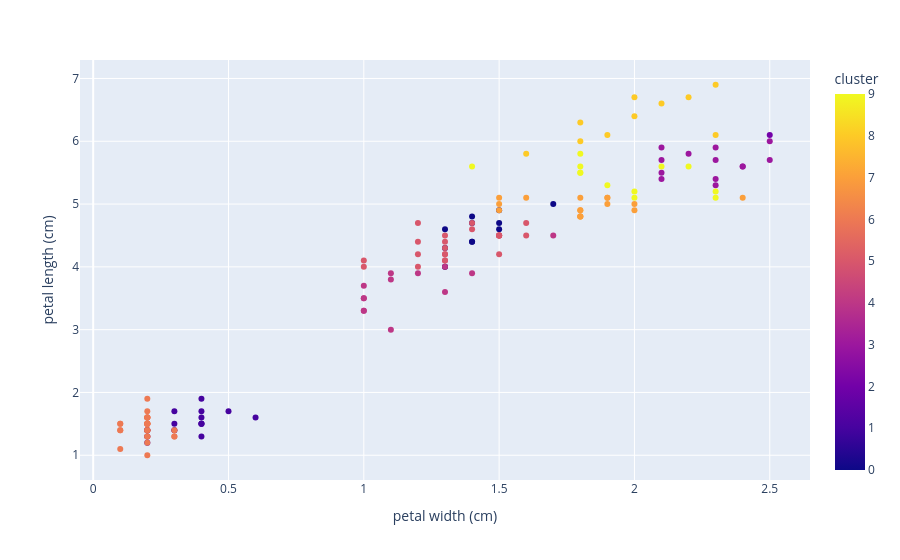

The notebook cell saved with this chart:
### Code cell
px.scatter(df_iris, x='petal width (cm)', y='petal length (cm)', color='cluster')

### Figure 1 — Plotly figure (JSON) as saved in the notebook; plotly's stock layout.template omitted (floating-point values rounded to 4 significant figures; data arrays with more than 128 entries replaced by an {"elided": "..."} marker saying what was removed)
{"data": [{"hovertemplate": "petal width (cm)=%{x}<br>petal length (cm)=%{y}<br>cluster=%{marker.color}<extra></extra>", "legendgroup": "", "marker": {"color": {"elided": "150 int values"}, "coloraxis": "coloraxis", "symbol": "circle"}, "mode": "markers", "name": "", "orientation": "v", "showlegend": false, "type": "scatter", "x": {"elided": "150 float values"}, "xaxis": "x", "y": {"elided": "150 float values"}, "yaxis": "y"}], "layout": {"coloraxis": {"colorbar": {"title": {"text": "cluster"}}, "colorscale": [[0, "#0d0887"], [0.1111, "#46039f"], [0.2222, "#7201a8"], [0.3333, "#9c179e"], [0.4444, "#bd3786"], [0.5556, "#d8576b"], [0.6667, "#ed7953"], [0.7778, "#fb9f3a"], [0.8889, "#fdca26"], [1, "#f0f921"]]}, "legend": {"tracegroupgap": 0}, "margin": {"t": 60}, "xaxis": {"anchor": "y", "domain": [0, 1], "title": {"text": "petal width (cm)"}}, "yaxis": {"anchor": "x", "domain": [0, 1], "title": {"text": "petal length (cm)"}}}}
